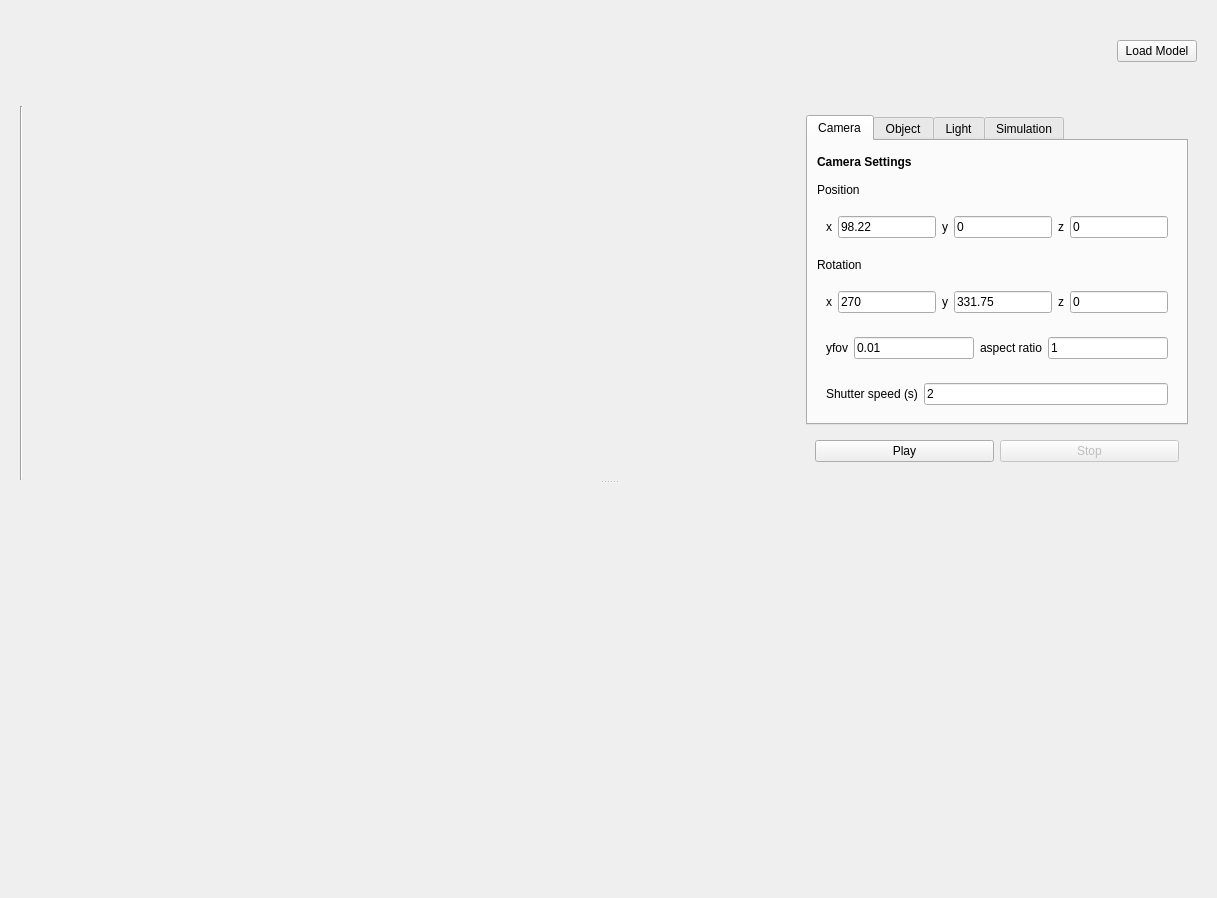
<?xml version="1.0" encoding="UTF-8"?>
<ui version="4.0">
 <class>LightCurveWidget</class>
 <widget class="QWidget" name="LightCurveWidget">
  <property name="geometry">
   <rect>
    <x>0</x>
    <y>0</y>
    <width>1217</width>
    <height>898</height>
   </rect>
  </property>
  <property name="windowTitle">
   <string>Form</string>
  </property>
  <layout class="QVBoxLayout" name="verticalLayout">
   <item>
    <widget class="QWidget" name="topPanel" native="true">
     <property name="enabled">
      <bool>true</bool>
     </property>
     <property name="minimumSize">
      <size>
       <width>0</width>
       <height>80</height>
      </size>
     </property>
     <property name="maximumSize">
      <size>
       <width>16777215</width>
       <height>80</height>
      </size>
     </property>
     <property name="inputMethodHints">
      <set>Qt::ImhUppercaseOnly</set>
     </property>
     <layout class="QHBoxLayout" name="topPanelLayout">
      <property name="topMargin">
       <number>0</number>
      </property>
      <property name="bottomMargin">
       <number>0</number>
      </property>
      <item>
       <widget class="QLabel" name="lbl_meshImage">
        <property name="minimumSize">
         <size>
          <width>64</width>
          <height>64</height>
         </size>
        </property>
        <property name="maximumSize">
         <size>
          <width>64</width>
          <height>64</height>
         </size>
        </property>
        <property name="text">
         <string/>
        </property>
       </widget>
      </item>
      <item>
       <widget class="QLabel" name="lbl_meshName">
        <property name="minimumSize">
         <size>
          <width>300</width>
          <height>0</height>
         </size>
        </property>
        <property name="font">
         <font>
          <pointsize>16</pointsize>
          <weight>75</weight>
          <bold>true</bold>
         </font>
        </property>
        <property name="text">
         <string/>
        </property>
       </widget>
      </item>
      <item>
       <spacer name="horizontalSpacer">
        <property name="inputMethodHints">
         <set>Qt::ImhUppercaseOnly</set>
        </property>
        <property name="orientation">
         <enum>Qt::Horizontal</enum>
        </property>
        <property name="sizeHint" stdset="0">
         <size>
          <width>40</width>
          <height>20</height>
         </size>
        </property>
       </spacer>
      </item>
      <item>
       <widget class="QPushButton" name="pbLoadAsteroid">
        <property name="inputMethodHints">
         <set>Qt::ImhUppercaseOnly</set>
        </property>
        <property name="text">
         <string>Load Model</string>
        </property>
       </widget>
      </item>
     </layout>
    </widget>
   </item>
   <item>
    <widget class="QWidget" name="bottomPanel" native="true">
     <property name="minimumSize">
      <size>
       <width>0</width>
       <height>500</height>
      </size>
     </property>
     <property name="inputMethodHints">
      <set>Qt::ImhUppercaseOnly</set>
     </property>
     <layout class="QVBoxLayout" name="verticalLayout_3">
      <item>
       <widget class="QSplitter" name="splitter">
        <property name="inputMethodHints">
         <set>Qt::ImhUppercaseOnly</set>
        </property>
        <property name="orientation">
         <enum>Qt::Vertical</enum>
        </property>
        <widget class="QWidget" name="widget_2" native="true">
         <property name="enabled">
          <bool>true</bool>
         </property>
         <property name="maximumSize">
          <size>
           <width>16777215</width>
           <height>450</height>
          </size>
         </property>
         <property name="baseSize">
          <size>
           <width>0</width>
           <height>200</height>
          </size>
         </property>
         <property name="layoutDirection">
          <enum>Qt::LeftToRight</enum>
         </property>
         <property name="inputMethodHints">
          <set>Qt::ImhUppercaseOnly</set>
         </property>
         <layout class="QHBoxLayout" name="horizontalLayout_9">
          <item>
           <widget class="Line" name="line">
            <property name="orientation">
             <enum>Qt::Vertical</enum>
            </property>
           </widget>
          </item>
          <item>
           <widget class="QWidget" name="currentPositionWidget" native="true">
            <layout class="QHBoxLayout" name="positionLayout"/>
           </widget>
          </item>
          <item>
           <widget class="QWidget" name="widget_9" native="true">
            <property name="minimumSize">
             <size>
              <width>400</width>
              <height>0</height>
             </size>
            </property>
            <property name="maximumSize">
             <size>
              <width>400</width>
              <height>16777215</height>
             </size>
            </property>
            <layout class="QVBoxLayout" name="verticalLayout_2">
             <item>
              <widget class="QTabWidget" name="tabWidget">
               <property name="currentIndex">
                <number>0</number>
               </property>
               <widget class="QWidget" name="tab">
                <attribute name="title">
                 <string>Camera</string>
                </attribute>
                <layout class="QVBoxLayout" name="verticalLayout_4">
                 <item>
                  <widget class="QLabel" name="label_3">
                   <property name="enabled">
                    <bool>true</bool>
                   </property>
                   <property name="font">
                    <font>
                     <weight>75</weight>
                     <bold>true</bold>
                    </font>
                   </property>
                   <property name="text">
                    <string>Camera Settings</string>
                   </property>
                  </widget>
                 </item>
                 <item>
                  <widget class="QLabel" name="label_4">
                   <property name="text">
                    <string>Position</string>
                   </property>
                  </widget>
                 </item>
                 <item>
                  <widget class="QWidget" name="widget_3" native="true">
                   <layout class="QHBoxLayout" name="horizontalLayout_3">
                    <item>
                     <widget class="QLabel" name="label_5">
                      <property name="text">
                       <string>x</string>
                      </property>
                     </widget>
                    </item>
                    <item>
                     <widget class="QLineEdit" name="ln_cameraX">
                      <property name="text">
                       <string>98.22</string>
                      </property>
                     </widget>
                    </item>
                    <item>
                     <widget class="QLabel" name="label_6">
                      <property name="text">
                       <string>y</string>
                      </property>
                     </widget>
                    </item>
                    <item>
                     <widget class="QLineEdit" name="ln_cameraY">
                      <property name="text">
                       <string>0</string>
                      </property>
                     </widget>
                    </item>
                    <item>
                     <widget class="QLabel" name="label_7">
                      <property name="text">
                       <string>z</string>
                      </property>
                     </widget>
                    </item>
                    <item>
                     <widget class="QLineEdit" name="ln_cameraZ">
                      <property name="text">
                       <string>0</string>
                      </property>
                     </widget>
                    </item>
                   </layout>
                  </widget>
                 </item>
                 <item>
                  <widget class="QLabel" name="label_31">
                   <property name="text">
                    <string>Rotation</string>
                   </property>
                  </widget>
                 </item>
                 <item>
                  <widget class="QWidget" name="widget_12" native="true">
                   <layout class="QHBoxLayout" name="horizontalLayout_12">
                    <item>
                     <widget class="QLabel" name="label_28">
                      <property name="text">
                       <string>x</string>
                      </property>
                     </widget>
                    </item>
                    <item>
                     <widget class="QLineEdit" name="ln_cameraRX">
                      <property name="text">
                       <string>270</string>
                      </property>
                     </widget>
                    </item>
                    <item>
                     <widget class="QLabel" name="label_29">
                      <property name="text">
                       <string>y</string>
                      </property>
                     </widget>
                    </item>
                    <item>
                     <widget class="QLineEdit" name="ln_cameraRY">
                      <property name="text">
                       <string>331.75</string>
                      </property>
                     </widget>
                    </item>
                    <item>
                     <widget class="QLabel" name="label_30">
                      <property name="text">
                       <string>z</string>
                      </property>
                     </widget>
                    </item>
                    <item>
                     <widget class="QLineEdit" name="ln_cameraRZ">
                      <property name="text">
                       <string>0</string>
                      </property>
                     </widget>
                    </item>
                   </layout>
                  </widget>
                 </item>
                 <item>
                  <widget class="QWidget" name="widget_14" native="true">
                   <layout class="QHBoxLayout" name="horizontalLayout_15">
                    <item>
                     <widget class="QLabel" name="label_35">
                      <property name="text">
                       <string>yfov</string>
                      </property>
                     </widget>
                    </item>
                    <item>
                     <widget class="QLineEdit" name="ln_cameraYfov">
                      <property name="text">
                       <string>0.01</string>
                      </property>
                     </widget>
                    </item>
                    <item>
                     <widget class="QLabel" name="label_36">
                      <property name="text">
                       <string>aspect ratio</string>
                      </property>
                     </widget>
                    </item>
                    <item>
                     <widget class="QLineEdit" name="ln_cameraAspectRatio">
                      <property name="text">
                       <string>1</string>
                      </property>
                     </widget>
                    </item>
                   </layout>
                  </widget>
                 </item>
                 <item>
                  <widget class="QWidget" name="widget_4" native="true">
                   <layout class="QHBoxLayout" name="horizontalLayout_4">
                    <item>
                     <widget class="QLabel" name="label_8">
                      <property name="text">
                       <string>Shutter speed (s)</string>
                      </property>
                     </widget>
                    </item>
                    <item>
                     <widget class="QLineEdit" name="ln_shutterSpeed">
                      <property name="text">
                       <string>2</string>
                      </property>
                     </widget>
                    </item>
                   </layout>
                  </widget>
                 </item>
                </layout>
               </widget>
               <widget class="QWidget" name="Object2">
                <attribute name="title">
                 <string>Object</string>
                </attribute>
                <layout class="QVBoxLayout" name="verticalLayout_5">
                 <item>
                  <widget class="QLabel" name="label_9">
                   <property name="enabled">
                    <bool>true</bool>
                   </property>
                   <property name="font">
                    <font>
                     <weight>75</weight>
                     <bold>true</bold>
                    </font>
                   </property>
                   <property name="text">
                    <string>Object Settings</string>
                   </property>
                  </widget>
                 </item>
                 <item>
                  <widget class="QLabel" name="label_13">
                   <property name="text">
                    <string>Position</string>
                   </property>
                  </widget>
                 </item>
                 <item>
                  <widget class="QWidget" name="widget_5" native="true">
                   <layout class="QHBoxLayout" name="horizontalLayout_5">
                    <item>
                     <widget class="QLabel" name="label_2">
                      <property name="text">
                       <string>x</string>
                      </property>
                     </widget>
                    </item>
                    <item>
                     <widget class="QLineEdit" name="ln_meshX">
                      <property name="text">
                       <string>12.03</string>
                      </property>
                     </widget>
                    </item>
                    <item>
                     <widget class="QLabel" name="label_11">
                      <property name="text">
                       <string>y</string>
                      </property>
                     </widget>
                    </item>
                    <item>
                     <widget class="QLineEdit" name="ln_meshY">
                      <property name="text">
                       <string>160</string>
                      </property>
                     </widget>
                    </item>
                    <item>
                     <widget class="QLabel" name="label_12">
                      <property name="text">
                       <string>z</string>
                      </property>
                     </widget>
                    </item>
                    <item>
                     <widget class="QLineEdit" name="ln_meshZ">
                      <property name="text">
                       <string>0</string>
                      </property>
                     </widget>
                    </item>
                   </layout>
                  </widget>
                 </item>
                 <item>
                  <widget class="QLabel" name="label_14">
                   <property name="text">
                    <string>Angular Velocity (degree/second)</string>
                   </property>
                  </widget>
                 </item>
                 <item>
                  <widget class="QWidget" name="widget_6" native="true">
                   <layout class="QHBoxLayout" name="horizontalLayout_6">
                    <item>
                     <widget class="QLabel" name="label_15">
                      <property name="text">
                       <string>x</string>
                      </property>
                     </widget>
                    </item>
                    <item>
                     <widget class="QLineEdit" name="ln_wX">
                      <property name="text">
                       <string>10</string>
                      </property>
                     </widget>
                    </item>
                    <item>
                     <widget class="QLabel" name="label_16">
                      <property name="text">
                       <string>y</string>
                      </property>
                     </widget>
                    </item>
                    <item>
                     <widget class="QLineEdit" name="ln_wY">
                      <property name="text">
                       <string>0</string>
                      </property>
                     </widget>
                    </item>
                    <item>
                     <widget class="QLabel" name="label_17">
                      <property name="text">
                       <string>z</string>
                      </property>
                     </widget>
                    </item>
                    <item>
                     <widget class="QLineEdit" name="ln_wZ">
                      <property name="text">
                       <string>0</string>
                      </property>
                     </widget>
                    </item>
                   </layout>
                  </widget>
                 </item>
                 <item>
                  <spacer name="verticalSpacer">
                   <property name="orientation">
                    <enum>Qt::Vertical</enum>
                   </property>
                   <property name="sizeHint" stdset="0">
                    <size>
                     <width>20</width>
                     <height>40</height>
                    </size>
                   </property>
                  </spacer>
                 </item>
                </layout>
               </widget>
               <widget class="QWidget" name="tab_3">
                <attribute name="title">
                 <string>Light</string>
                </attribute>
                <layout class="QVBoxLayout" name="verticalLayout_6">
                 <item>
                  <widget class="QLabel" name="label_18">
                   <property name="enabled">
                    <bool>true</bool>
                   </property>
                   <property name="font">
                    <font>
                     <weight>75</weight>
                     <bold>true</bold>
                    </font>
                   </property>
                   <property name="text">
                    <string>Lightsource Settings</string>
                   </property>
                  </widget>
                 </item>
                 <item>
                  <widget class="QLabel" name="label_22">
                   <property name="text">
                    <string>Position</string>
                   </property>
                  </widget>
                 </item>
                 <item>
                  <widget class="QWidget" name="widget_7" native="true">
                   <layout class="QHBoxLayout" name="horizontalLayout_7">
                    <item>
                     <widget class="QLabel" name="label_19">
                      <property name="text">
                       <string>x</string>
                      </property>
                     </widget>
                    </item>
                    <item>
                     <widget class="QLineEdit" name="ln_lightX">
                      <property name="text">
                       <string>0</string>
                      </property>
                     </widget>
                    </item>
                    <item>
                     <widget class="QLabel" name="label_20">
                      <property name="text">
                       <string>y</string>
                      </property>
                     </widget>
                    </item>
                    <item>
                     <widget class="QLineEdit" name="ln_lightY">
                      <property name="text">
                       <string>0</string>
                      </property>
                     </widget>
                    </item>
                    <item>
                     <widget class="QLabel" name="label_21">
                      <property name="text">
                       <string>z</string>
                      </property>
                     </widget>
                    </item>
                    <item>
                     <widget class="QLineEdit" name="ln_lightZ">
                      <property name="text">
                       <string>0</string>
                      </property>
                     </widget>
                    </item>
                   </layout>
                  </widget>
                 </item>
                 <item>
                  <widget class="QWidget" name="widget_15" native="true">
                   <layout class="QHBoxLayout" name="horizontalLayout_14">
                    <item>
                     <widget class="QLabel" name="label_26">
                      <property name="maximumSize">
                       <size>
                        <width>100</width>
                        <height>16777215</height>
                       </size>
                      </property>
                      <property name="text">
                       <string>Light Type</string>
                      </property>
                     </widget>
                    </item>
                    <item>
                     <widget class="QComboBox" name="cmb_lightType">
                      <item>
                       <property name="text">
                        <string>Point</string>
                       </property>
                      </item>
                      <item>
                       <property name="text">
                        <string>Directional</string>
                       </property>
                      </item>
                      <item>
                       <property name="text">
                        <string>Spot</string>
                       </property>
                      </item>
                     </widget>
                    </item>
                   </layout>
                  </widget>
                 </item>
                 <item>
                  <widget class="QWidget" name="widget_8" native="true">
                   <layout class="QHBoxLayout" name="horizontalLayout_8">
                    <item>
                     <widget class="QLabel" name="label_23">
                      <property name="text">
                       <string>Strength</string>
                      </property>
                     </widget>
                    </item>
                    <item>
                     <widget class="QLineEdit" name="ln_lightStrength">
                      <property name="text">
                       <string>100</string>
                      </property>
                     </widget>
                    </item>
                   </layout>
                  </widget>
                 </item>
                 <item>
                  <spacer name="verticalSpacer_2">
                   <property name="orientation">
                    <enum>Qt::Vertical</enum>
                   </property>
                   <property name="sizeHint" stdset="0">
                    <size>
                     <width>20</width>
                     <height>40</height>
                    </size>
                   </property>
                  </spacer>
                 </item>
                </layout>
               </widget>
               <widget class="QWidget" name="tab_4">
                <attribute name="title">
                 <string>Simulation</string>
                </attribute>
                <layout class="QVBoxLayout" name="verticalLayout_7">
                 <item>
                  <widget class="QLabel" name="label_25">
                   <property name="enabled">
                    <bool>true</bool>
                   </property>
                   <property name="font">
                    <font>
                     <weight>75</weight>
                     <bold>true</bold>
                    </font>
                   </property>
                   <property name="text">
                    <string>Simulation Settings</string>
                   </property>
                  </widget>
                 </item>
                 <item>
                  <widget class="QWidget" name="widget_11" native="true">
                   <layout class="QHBoxLayout" name="horizontalLayout_11">
                    <item>
                     <widget class="QLabel" name="label_10">
                      <property name="text">
                       <string>Period (s)</string>
                      </property>
                     </widget>
                    </item>
                    <item>
                     <widget class="QLineEdit" name="ln_period">
                      <property name="text">
                       <string>2</string>
                      </property>
                     </widget>
                    </item>
                   </layout>
                  </widget>
                 </item>
                 <item>
                  <widget class="QWidget" name="widget_13" native="true">
                   <layout class="QHBoxLayout" name="horizontalLayout_13">
                    <item>
                     <widget class="QLabel" name="label_24">
                      <property name="text">
                       <string>Dt (s)</string>
                      </property>
                     </widget>
                    </item>
                    <item>
                     <widget class="QLineEdit" name="ln_dt">
                      <property name="text">
                       <string>1</string>
                      </property>
                     </widget>
                    </item>
                   </layout>
                  </widget>
                 </item>
                 <item>
                  <spacer name="verticalSpacer_3">
                   <property name="orientation">
                    <enum>Qt::Vertical</enum>
                   </property>
                   <property name="sizeHint" stdset="0">
                    <size>
                     <width>20</width>
                     <height>40</height>
                    </size>
                   </property>
                  </spacer>
                 </item>
                </layout>
               </widget>
              </widget>
             </item>
             <item>
              <widget class="QWidget" name="widget_10" native="true">
               <layout class="QHBoxLayout" name="horizontalLayout_10">
                <item>
                 <widget class="QPushButton" name="pb_play">
                  <property name="text">
                   <string>Play</string>
                  </property>
                 </widget>
                </item>
                <item>
                 <widget class="QPushButton" name="pb_stop">
                  <property name="enabled">
                   <bool>false</bool>
                  </property>
                  <property name="text">
                   <string>Stop</string>
                  </property>
                 </widget>
                </item>
               </layout>
              </widget>
             </item>
            </layout>
           </widget>
          </item>
         </layout>
        </widget>
        <widget class="QWidget" name="widget" native="true">
         <property name="enabled">
          <bool>true</bool>
         </property>
         <property name="baseSize">
          <size>
           <width>0</width>
           <height>0</height>
          </size>
         </property>
         <property name="inputMethodHints">
          <set>Qt::ImhUppercaseOnly</set>
         </property>
         <layout class="QHBoxLayout" name="horizontalLayout_2">
          <item>
           <widget class="QWidget" name="mapAndPlotPanel" native="true">
            <property name="enabled">
             <bool>false</bool>
            </property>
            <property name="minimumSize">
             <size>
              <width>0</width>
              <height>300</height>
             </size>
            </property>
            <property name="inputMethodHints">
             <set>Qt::ImhUppercaseOnly</set>
            </property>
            <layout class="QHBoxLayout" name="horizontalLayout">
             <item>
              <widget class="QWidget" name="renderedImageWidget" native="true">
               <property name="sizePolicy">
                <sizepolicy hsizetype="Expanding" vsizetype="Expanding">
                 <horstretch>0</horstretch>
                 <verstretch>0</verstretch>
                </sizepolicy>
               </property>
               <property name="minimumSize">
                <size>
                 <width>350</width>
                 <height>350</height>
                </size>
               </property>
               <property name="maximumSize">
                <size>
                 <width>16777215</width>
                 <height>16777215</height>
                </size>
               </property>
               <property name="styleSheet">
                <string notr="true"/>
               </property>
               <property name="inputMethodHints">
                <set>Qt::ImhUppercaseOnly</set>
               </property>
               <layout class="QVBoxLayout" name="renderedImageLayout">
                <property name="leftMargin">
                 <number>0</number>
                </property>
                <property name="topMargin">
                 <number>0</number>
                </property>
                <property name="rightMargin">
                 <number>0</number>
                </property>
                <property name="bottomMargin">
                 <number>0</number>
                </property>
               </layout>
              </widget>
             </item>
             <item>
              <widget class="QWidget" name="lineCurveWidget" native="true">
               <property name="enabled">
                <bool>false</bool>
               </property>
               <property name="sizePolicy">
                <sizepolicy hsizetype="Expanding" vsizetype="Expanding">
                 <horstretch>0</horstretch>
                 <verstretch>0</verstretch>
                </sizepolicy>
               </property>
               <property name="minimumSize">
                <size>
                 <width>350</width>
                 <height>350</height>
                </size>
               </property>
               <property name="maximumSize">
                <size>
                 <width>16777215</width>
                 <height>16777215</height>
                </size>
               </property>
               <property name="styleSheet">
                <string notr="true"/>
               </property>
               <property name="inputMethodHints">
                <set>Qt::ImhUppercaseOnly</set>
               </property>
               <layout class="QHBoxLayout" name="lineCurveLayout"/>
              </widget>
             </item>
            </layout>
           </widget>
          </item>
         </layout>
        </widget>
       </widget>
      </item>
     </layout>
    </widget>
   </item>
  </layout>
 </widget>
 <resources/>
 <connections/>
</ui>
